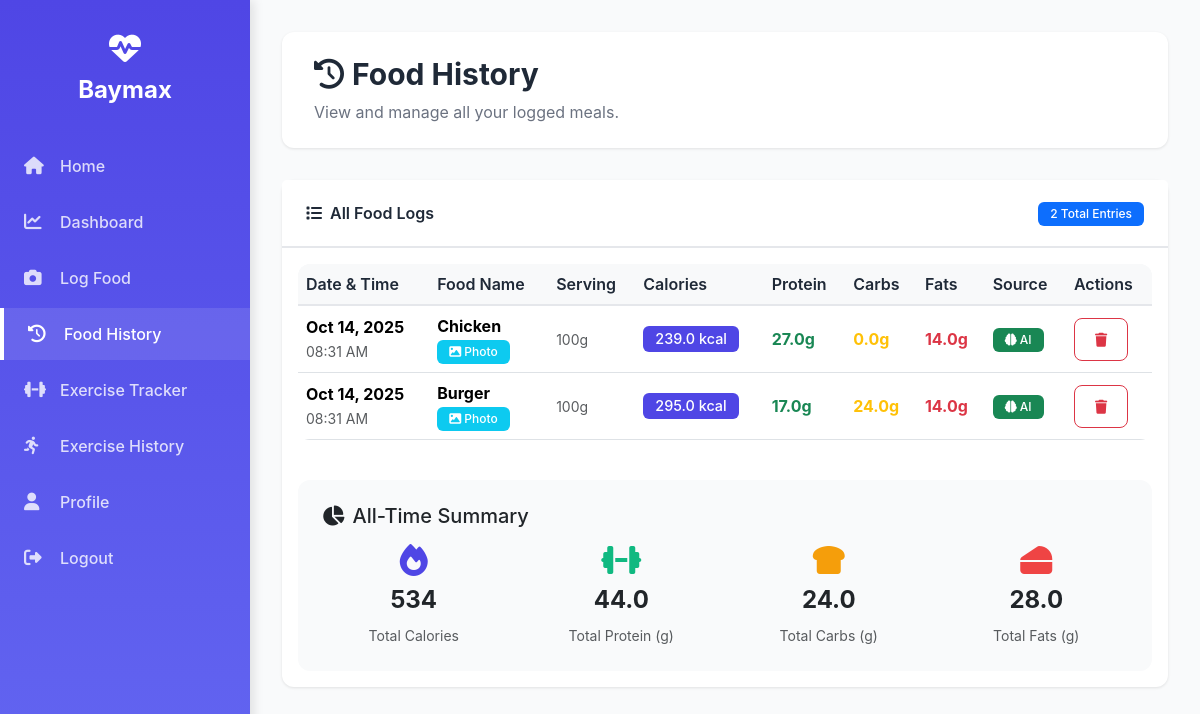
/food_history (signed in), run on the app's committed database.
### app.py (models this page shows)
class FoodLog(db.Model):
    id = db.Column(db.Integer, primary_key=True)
    user_id = db.Column(db.Integer, db.ForeignKey('user.id'))
    food_name = db.Column(db.String(200))
    calories = db.Column(db.Float)
    protein = db.Column(db.Float, default=0)
    carbs = db.Column(db.Float, default=0)
    fats = db.Column(db.Float, default=0)
    serving_size = db.Column(db.String(100), default="100g")
    date = db.Column(db.DateTime, default=datetime.utcnow)
    source = db.Column(db.String(50))
    image_path = db.Column(db.String(300), nullable=True)

### app.py (the view)
@app.route('/food_history')
@login_required
def food_history():
    logs = FoodLog.query.filter_by(user_id=current_user.id).order_by(FoodLog.date.desc()).all()
    return render_template('food_history.html', logs=logs)

### app.py (called while the page is built)
@login_manager.user_loader
def load_user(user_id):
    return User.query.get(int(user_id))

### templates/food_history.html (shortened to what this page needs)
{% extends "base.html" %}
{% block content %}
<div class="content-header">
    <h1><i class="fas fa-history me-2"></i>Food History</h1>
    <p>View and manage all your logged meals.</p>
</div>
<div class="row mb-4">
    <div class="col-md-12">
        <div class="card">
            <div class="card-header d-flex justify-content-between align-items-center">
                <span><i class="fas fa-list me-2"></i>All Food Logs</span>
                <div>
                    <span class="badge bg-primary">{{ logs|length }} Total Entries</span>
                </div>
            </div>
            <div class="card-body">
                {% if logs %}
                <div class="table-responsive">
                    <table class="table table-hover align-middle">
                        <thead class="table-light">
                            <tr>
                                <th>Date & Time</th>
                                <th>Food Name</th>
                                <th>Serving</th>
                                <th>Calories</th>
                                <th>Protein</th>
                                <th>Carbs</th>
                                <th>Fats</th>
                                <th>Source</th>
                                <th>Actions</th>
                            </tr>
                        </thead>
                        <tbody>
                            {% for log in logs %}
                            <tr>
                                <td>
                                    <div>
                                        <strong>{{ log.date.strftime('%b %d, %Y') }}</strong>
                                        <br>
                                        <small class="text-muted">{{ log.date.strftime('%I:%M %p') }}</small>
                                    </div>
                                </td>
                                <td>
                                    <strong>{{ log.food_name|title }}</strong>
                                    {% if log.image_path %}
                                    <br><span class="badge badge-sm bg-info"><i class="fas fa-image"></i> Photo</span>
                                    {% endif %}
                                </td>
                                <td><small class="text-muted">{{ log.serving_size }}</small></td>
                                <td>
                                    <span class="badge" style="background: #4F46E5; font-size: 0.9rem;">
                                        {{ log.calories }} kcal
                                    </span>
                                </td>
                                <td><span class="text-success fw-bold">{{ log.protein }}g</span></td>
                                <td><span class="text-warning fw-bold">{{ log.carbs }}g</span></td>
                                <td><span class="text-danger fw-bold">{{ log.fats }}g</span></td>
                                <td>
                                    {% if log.source == 'ai' %}
                                    <span class="badge bg-success"><i class="fas fa-brain"></i> AI</span>
                                    {% elif log.source == 'search' %}
                                    <span class="badge bg-info"><i class="fas fa-search"></i> Search</span>
                                    {% else %}
                                    <span class="badge bg-secondary"><i class="fas fa-keyboard"></i> Manual</span>
                                    {% endif %}
                                </td>
                                <td>
                                    <form method="post" action="{{ url_for('delete_log', log_id=log.id) }}" style="display: inline;" onsubmit="return confirm('Are you sure you want to delete this entry?');">
                                        <button type="submit" class="btn btn-sm btn-outline-danger" title="Delete">
                                            <i class="fas fa-trash"></i>
                                        </button>
                                    </form>
                                </td>
                            </tr>
                            {% endfor %}
                        </tbody>
                    </table>
                </div>
                <div class="mt-4 p-4" style="background: #F9FAFB; border-radius: 12px;">
                    <h5 class="mb-3"><i class="fas fa-chart-pie me-2"></i>All-Time Summary</h5>
                    <div class="row text-center">
                        <div class="col-md-3">
                            <div class="mb-2">
                                <i class="fas fa-fire fa-2x" style="color: #4F46E5;"></i>
                            </div>
                            <h4 class="fw-bold">{{ logs|sum(attribute='calories')|int }}</h4>
                            <small class="text-muted">Total Calories</small>
                        </div>
                        <div class="col-md-3">
                            <div class="mb-2">
                                <i class="fas fa-dumbbell fa-2x" style="color: #10B981;"></i>
                            </div>
                            <h4 class="fw-bold">{{ logs|sum(attribute='protein')|round(1) }}</h4>
                            <small class="text-muted">Total Protein (g)</small>
                        </div>
                        <div class="col-md-3">
                            <div class="mb-2">
                                <i class="fas fa-bread-slice fa-2x" style="color: #F59E0B;"></i>
                            </div>
                            <h4 class="fw-bold">{{ logs|sum(attribute='carbs')|round(1) }}</h4>
                            <small class="text-muted">Total Carbs (g)</small>
                        </div>
                        <div class="col-md-3">
                            <div class="mb-2">
                                <i class="fas fa-cheese fa-2x" style="color: #EF4444;"></i>
                            </div>
                            <h4 class="fw-bold">{{ logs|sum(attribute='fats')|round(1) }}</h4>
                            <small class="text-muted">Total Fats (g)</small>
                        </div>
                    </div>
                </div>
                {% endif %}
            </div>
        </div>
    </div>
</div>
{% endblock %}

### templates/base.html (style rules this page uses)
:root { --sidebar-width: 250px; --primary-color: #4F46E5; --secondary-color: #10B981; --danger-color: #EF4444; --bg-light: #F9FAFB; --text-dark: #1F2937; --border-color: #E5E7EB; }
body { font-family: 'Inter', -apple-system, BlinkMacSystemFont, sans-serif; background-color: var(--bg-light); min-height: 100vh; margin: 0; padding: 0; }
.content-header { background: white; padding: 1.5rem 2rem; border-radius: 12px; margin-bottom: 2rem; box-shadow: 0 1px 3px rgba(0,0,0,0.1); }
.content-header h1 { margin: 0; color: var(--text-dark); font-size: 1.875rem; font-weight: 700; }
.content-header p { margin: 0.5rem 0 0 0; color: #6B7280; }
.card { border: none; border-radius: 12px; box-shadow: 0 1px 3px rgba(0,0,0,0.1); margin-bottom: 1.5rem; transition: transform 0.2s, box-shadow 0.2s; }
.card-header { background: white; border-bottom: 2px solid var(--border-color); padding: 1.25rem 1.5rem; font-weight: 600; color: var(--text-dark); }
.btn { border-radius: 8px; padding: 0.625rem 1.25rem; font-weight: 500; transition: all 0.2s; }
.table { background: white; border-radius: 12px; overflow: hidden; }
.table thead { background: var(--bg-light); }
.table th { font-weight: 600; color: var(--text-dark); border-bottom: 2px solid var(--border-color); }
.badge { padding: 0.375rem 0.75rem; border-radius: 6px; font-weight: 500; }

### data on the page
FoodLog: date "Oct 14, 2025", date "08:31 AM", food_name "Chicken", shows "Photo", serving_size "100g", calories "239.0", protein "27.0", carbs "0.0", fats "14.0", source "ai" (drawn)
FoodLog: date "Oct 14, 2025", date "08:31 AM", food_name "Burger", shows "Photo", serving_size "100g", calories "295.0", protein "17.0", carbs "24.0", fats "14.0", source "ai" (drawn)

### other printed values
{{ logs|length }} "2"
{{ logs|sum(attribute='calories')|int }} "534"
{{ logs|sum(attribute='protein')|round(1) }} "44.0"
{{ logs|sum(attribute='carbs')|round(1) }} "24.0"
{{ logs|sum(attribute='fats')|round(1) }} "28.0"
